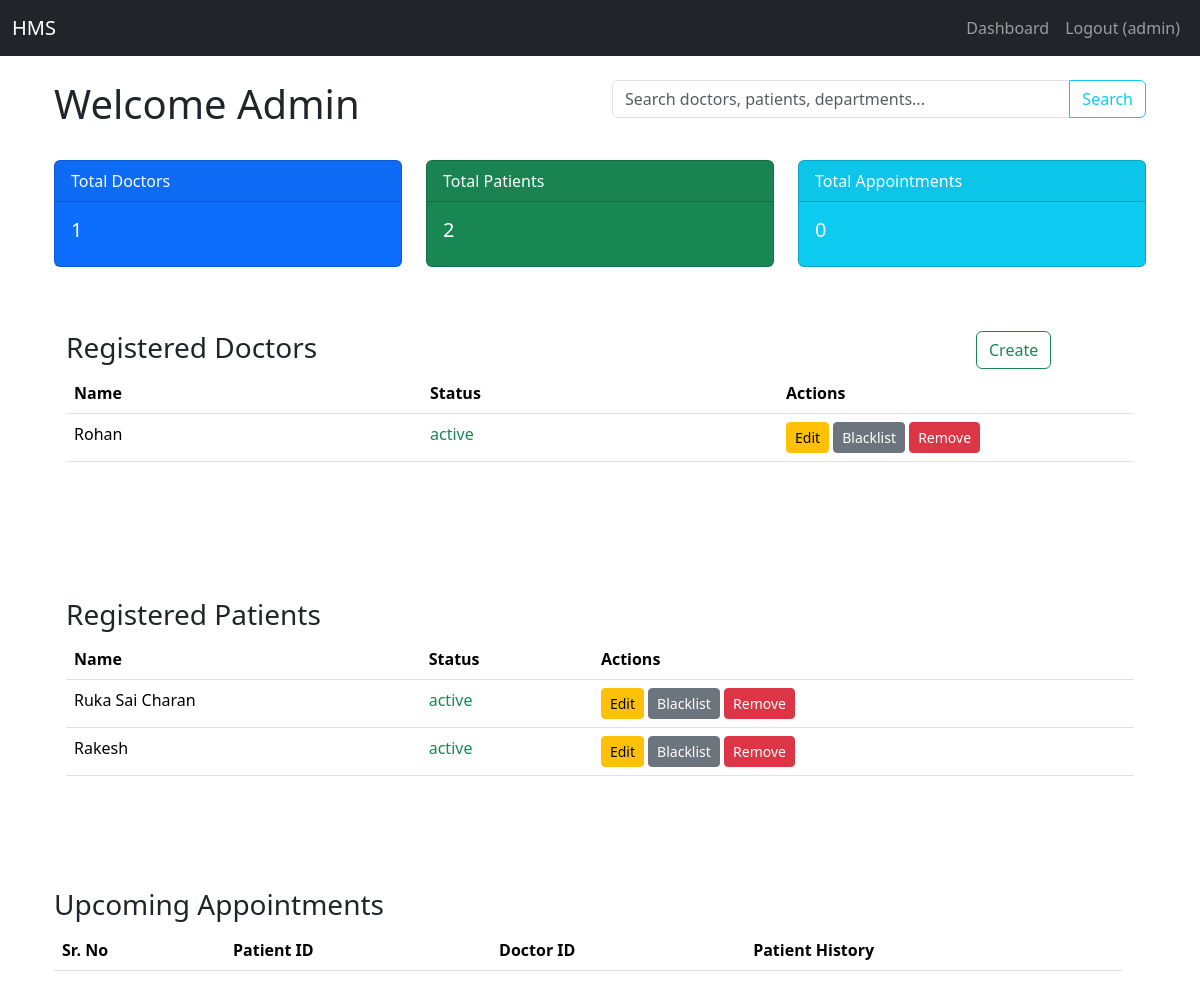
The app's page /admin/dashboard (signed in), older data.
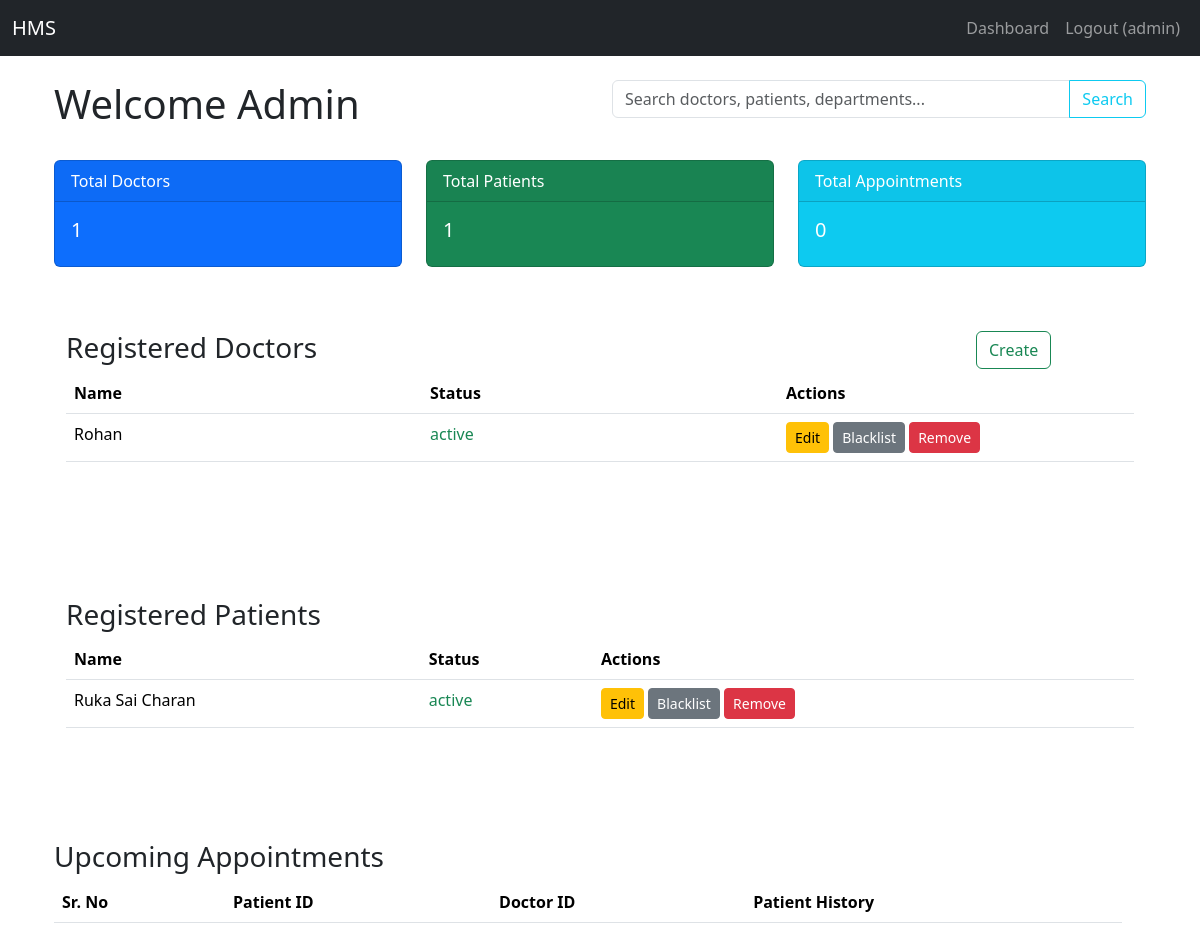
The same page, newer data.
### models.py (models this page shows)
class Doctor(db.Model):
    id = db.Column(db.Integer, primary_key=True)
    user_id = db.Column(db.Integer, db.ForeignKey('user.id'), nullable=False)
    department_id = db.Column(db.Integer, db.ForeignKey('department.id'), nullable=False)
    name = db.Column(db.String(100), nullable=False)
    dob = db.Column(db.DateTime, nullable=False)
    experience = db.Column(db.Integer, nullable=False)
    specialization = db.Column(db.String(100), nullable=False)
    qualifications = db.Column(db.String(100), nullable=True)
    availability = db.Column(db.String(200), default='{}')

class User(db.Model):
    id = db.Column(db.Integer, primary_key=True)
    username = db.Column(db.String(150), unique=True, nullable=False)
    password = db.Column(db.String(150), nullable=False)
    role = db.Column(db.String(50), nullable=False) # 'admin', 'doctor', 'patient'
    status = db.Column(db.String(50), nullable=False, default='active') # active, blacklisted

class Patient(db.Model):
    id = db.Column(db.Integer, primary_key=True)
    user_id = db.Column(db.Integer, db.ForeignKey('user.id'), nullable=False)
    name = db.Column(db.String(100), nullable=False)
    contact = db.Column(db.String(100))

### app.py (the view)
@app.route('/admin/dashboard')
def admin_dashboard():
    if 'user_id' not in session:
        flash('Please log in to access this page.')
        return redirect(url_for('login'))
    if session.get('role') != 'admin':
        flash('You do not have permission to access this page.')
        return redirect(url_for('dashboard'))
    doctor_count = Doctor.query.count()
    patient_count = Patient.query.count()
    appointment_count = Appointment.query.count()
    doctors = db.session.query(Doctor, User).join(User, Doctor.user_id == User.id).all()
    patients = db.session.query(Patient, User).join(User, Patient.user_id == User.id).all()
    appointments = Appointment.query.filter_by(status="Booked").all()
    departments = Department.query.all()
    form = AddDoctorForm()
    form.department.choices = [(d.id, d.name) for d in departments]
    return render_template(
        'admin_dashboard.html',
        doctor_count=doctor_count,
        patient_count=patient_count,
        appointment_count=appointment_count,
        doctors=doctors, # (Doctor, User)
        patients=patients, # (Patient, User)
        appointments=appointments,
        form=form  # pass the form to the template
    )

### forms.py (shortened to what this page needs)
class AddDoctorForm(FlaskForm):
    name = StringField('Full Name', validators=[DataRequired(), Length(min=2, max=100)])
    dob = DateField('Date of Birth', format='%Y-%m-%d', validators=[DataRequired()])
    specialization = StringField('Specialization', validators=[DataRequired(), Length(min=4, max=150)])
    experience =  IntegerField('Experience', validators=[DataRequired(), NumberRange(min=0)])
    department = SelectField('Department', coerce=int, validators=[DataRequired()])
    qualifications = StringField('Qualifications', validators=[DataRequired(), Length(min=4, max=150)])
    submit = SubmitField('Add Doctor')

### templates/admin_dashboard.html (shortened to what this page needs)
{% extends "base.html" %}
{% block content %}
<div class="container-fluid">
    <div class="row my-4">
        <div class="col-md-6">
            <h1 class="">Welcome Admin</h1>
        </div>
        <div class="col-md-6">
            <form method="GET" action="{{ url_for('admin_search') }}">
                <div class="input-group">
                    <input type="text" class="form-control" placeholder="Search doctors, patients, departments..." name="query" required>
                    <button class="btn btn-outline-info" type="submit">Search</button>
                </div>
            </form>
        </div>
    </div>
    <div class="row">
        <div class="col-md-4">
            <div class="card text-white bg-primary mb-3">
                <div class="card-header">Total Doctors</div>
                <div class="card-body">
                    <h5 class="card-title">{{ doctor_count }}</h5>
                </div>
            </div>
        </div>
        <div class="col-md-4">
            <div class="card text-white bg-success mb-3">
                <div class="card-header">Total Patients</div>
                <div class="card-body">
                    <h5 class="card-title">{{ patient_count }}</h5>
                </div>
            </div>
        </div>
        <div class="col-md-4">
            <div class="card text-white bg-info mb-3">
                <div class="card-header">Total Appointments</div>
                <div class="card-body">
                    <h5 class="card-title">{{ appointment_count }}</h5>
                </div>
            </div>
        </div>
    </div>
    <div class="container py-5">
        <div class="row">
            <h3 class="col-md-10">Registered Doctors</h3>
            <div class="col-md-2">
                <form action="{{ url_for('add_doctor') }}">
                    <button class="btn btn-outline-success" type="submit">Create</button>
                </form>
            </div>
        </div>
        <table class="table table-hover" style="table-layout: fixed">
            <thead>
                <tr>
                    <th>Name</th>
                    <th>Status</th>
                    <th>Actions</th>
                </tr>
            </thead>
            <tbody>
                {% for doctor, user in doctors %}
                <tr>
                    <td>{{ doctor.name }}</td>
                    <td>
                        <span class="{{ 'text-success' if user.status == 'active' else 'text-danger' }}">
                            {{ user.status }}
                        </span>
                    </td>
                    <td>
                        <div>
                            <a href="{{ url_for('edit_doctor', doctor_id=doctor.id) }}"
                            class="btn btn-warning btn-sm">Edit</a>
                            {% if user.status == 'active' %}
                                <a href="{{ url_for('toggle_blacklist', user_id=user.id) }}"
                                class="btn btn-secondary btn-sm">Blacklist</a>
                            {% else %}
                                <a href="{{ url_for('toggle_blacklist', user_id=user.id) }}"
                                class="btn btn-success btn-sm">Activate</a>
                            {% endif %}
                            <a href="{{ url_for('remove_user', user_id=user.id) }}"
                            class="btn btn-danger btn-sm"
                            onclick="return confirm('Are you sure you want to PERMANENTLY remove this user? This cannot be undone.')">
                            Remove
                            </a>
                        </div>
                    </td>
                </tr>
                {% endfor %}
            </tbody>
        </table>
    </div>
    <br>
    <div class="container py-5">
        <h3>Registered Patients</h3>
        <table class="table table-hover">
            <thead>
                <tr>
                    <th>Name</th>
                    <th>Status</th>
                    <th>Actions</th>
                </tr>
            </thead>
            <tbody>
                {% for patient, user in patients %}
                <tr>
                    <td>{{ patient.name }}</td>
                    <td>
                        <span class="{{ 'text-success' if user.status == 'active' else 'text-danger' }}">
                            {{ user.status }}
                        </span>
                    </td>
                    <td>
                        <a href="{{ url_for('edit_patient', patient_id=patient.id) }}"
                        class="btn btn-warning btn-sm">Edit</a>
                        {% if user.status == 'active' %}
                            <a href="{{ url_for('toggle_blacklist', user_id=user.id) }}"
                            class="btn btn-secondary btn-sm">Blacklist</a>
                        {% else %}
                            <a href="{{ url_for('toggle_blacklist', user_id=user.id) }}"
                            class="btn btn-success btn-sm">Activate</a>
                        {% endif %}
                        <a href="{{ url_for('remove_user', user_id=user.id) }}"
                        class="btn btn-danger btn-sm"
                        onclick="return confirm('Are you sure you want to PERMANENTLY remove this user? This cannot be undone.')">
                        Remove
                        </a>
                    </td>
                </tr>
                {% endfor %}
            </tbody>
        </table>
    </div>
    </div>
    <div class="row container py-5">
        <div class="">
            <h3>Upcoming Appointments</h3>
            <table class="table table-hover">
                <thead>
                    <tr>
                        <th>Sr. No</th>
                        <th>Patient ID</th>
                        <th>Doctor ID</th>
                        <th>Patient History</th>
                    </tr>
                </thead>
            </table>
        </div>
    </div>
</div>
{% endblock %}

### templates/base.html (shortened to what this page needs)
<!doctype html>
<html lang="en">
  <head>
    <link href="https://cdn.jsdelivr.net/npm/bootstrap@5.3.8/dist/css/bootstrap.min.css" rel="stylesheet">
  </head>
  <body>
    <nav class="navbar navbar-expand-lg navbar-dark bg-dark">
      <div class="container-fluid">
        <a class="navbar-brand" href="{{ url_for('index') }}">HMS</a>
        <div class="navbar-nav ms-auto">
          {% if session.user_id %}
            <a class="nav-link" href="{{ url_for('dashboard') }}">Dashboard</a>
            <a class="nav-link" href="{{ url_for('logout') }}">Logout ({{ session.role }})</a>
          {% else %}
            <a class="nav-link" href="{{ url_for('login') }}">Login</a>
            <a class="nav-link" href="{{ url_for('register') }}">Register (Patient)</a>
          {% endif %}
        </div>
      </div>
    </nav>
    <div class="container mt-4">
      {% block content %}{% endblock %}
  </body>
</html>

Row changes from the older to the newer data that the page shows:
removed Patient: name "Rakesh", status "active"
Text that changed along with them:
{{ patient_count }}: "2" → "1"
